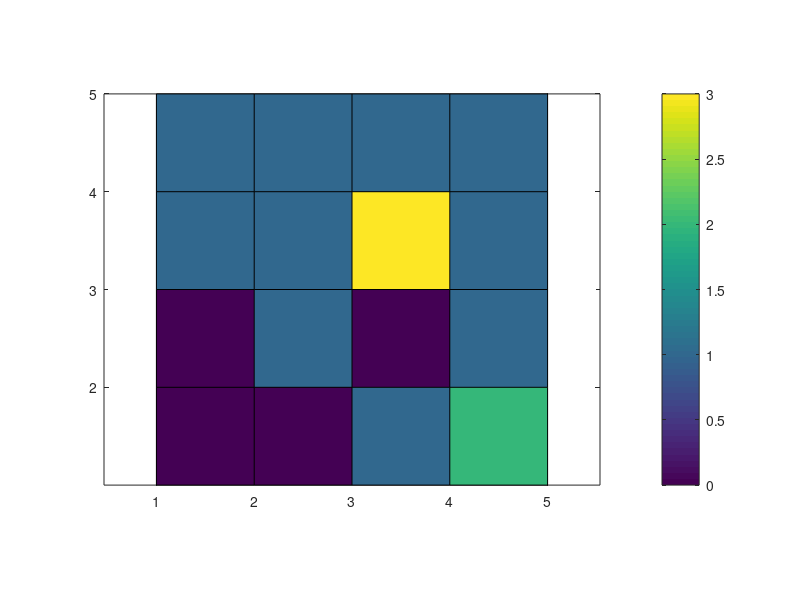

Write the MATLAB code that produced this figure.
%Boltzmann dist
%Visualization: Pseudocolors
%Fotios Ioannis Giasemis

N=input('N=');
M=N;
Z=input('Iterations=');

A=ones(N,M);

for i=1:Z;
    
    X=randi(N); Y=randi(M);
    
    while A(X,Y)<=0
    X=randi(N); Y=randi(M);
    end
    
    A(X,Y)=A(X,Y)-1;
     
    X=randi(N); Y=randi(M);
    A(X,Y)=A(X,Y)+1;

    pcolor(A)
    axis equal tight
    colorbar
    pause(.01) %stop the process for a small interval of time
end

%Problem with algorithm: The colorbar values are relabeled after ~200 iterations.

pcolor(A)
axis equal tight
colorbar
clc; clear;